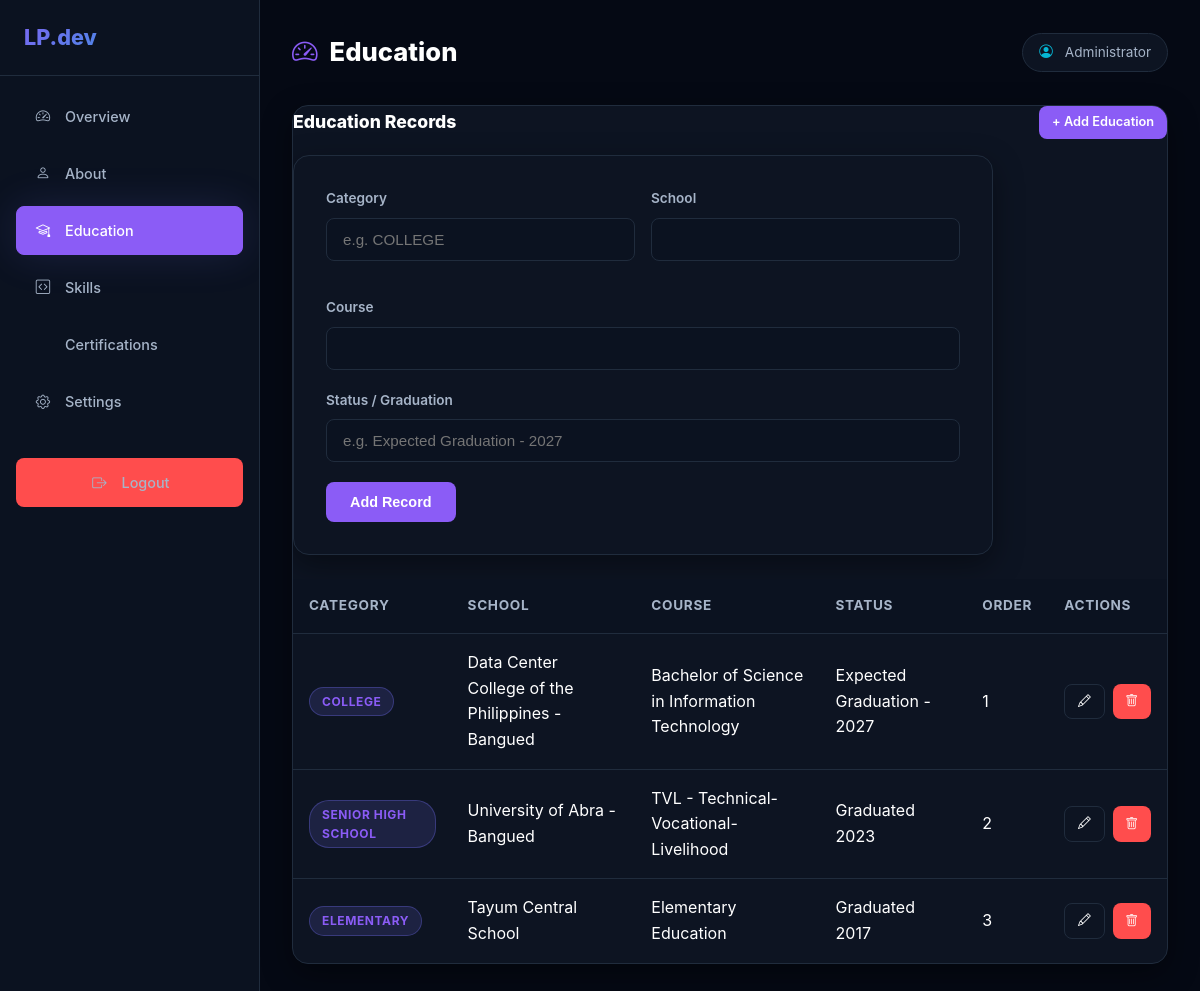
Screenshot of /admin/education.php (signed in) with the database file from the repository.
### tables this page shows
CREATE TABLE `website_settings` (
  `id` int(11) NOT NULL AUTO_INCREMENT,
  `logo_text` varchar(50) NOT NULL DEFAULT 'LP.dev',
  `footer_text` varchar(255) NOT NULL DEFAULT '© 2026 Laurence Andrew B. Perlas. All Rights Reserved.',
  `footer_subtext` varchar(255) NOT NULL DEFAULT 'Built with PHP, MySQL, HTML, CSS & JavaScript.',
  `site_name` varchar(100) NOT NULL DEFAULT 'Laurence Portfolio',
  `updated_at` timestamp NOT NULL DEFAULT current_timestamp() ON UPDATE current_timestamp(),
  PRIMARY KEY (`id`)
);

CREATE TABLE `education` (
  `id` int(11) NOT NULL AUTO_INCREMENT,
  `category` varchar(50) NOT NULL,
  `school` varchar(150) NOT NULL,
  `course` varchar(150) NOT NULL,
  `status` varchar(100) NOT NULL,
  `sort_order` int(11) NOT NULL DEFAULT 0,
  `created_at` timestamp NOT NULL DEFAULT current_timestamp(),
  `updated_at` timestamp NOT NULL DEFAULT current_timestamp() ON UPDATE current_timestamp(),
  PRIMARY KEY (`id`)
);

### includes/functions.php (called while the page is built, shortened)
<?php
require_once __DIR__ . '/../config.php';
if (!function_exists('getSettings')) {
    function getSettings(PDO $pdo): array {
        $stmt = $pdo->query("SELECT * FROM website_settings LIMIT 1");
        return $stmt->fetch() ?: [];
    }
}

### config.php (called while the page is built, shortened)
<?php
if (!function_exists('h')) {
    function h(string $value = null): string {
        return htmlspecialchars((string)$value, ENT_QUOTES | ENT_HTML5, 'UTF-8');
    }
}

### includes/auth.php (called while the page is built, shortened)
<?php
require_once __DIR__ . '/../config.php';
if (!function_exists('isLoggedIn')) {
    function isLoggedIn(): bool {
        return !empty($_SESSION['admin_id']);
    }
}
if (!function_exists('getCurrentAdmin')) {
    function getCurrentAdmin(PDO $pdo): ?array {
        $stmt = $pdo->prepare("SELECT id, username, full_name FROM admins WHERE id = ?");
        $stmt->execute([$_SESSION['admin_id']]);
        return $stmt->fetch();
    }
}

### admin/education.php (the view, shortened to what this page needs)
<?php
require_once __DIR__ . '/header.php';
$editId = null;
$editRow = null;
$education = $pdo->query("SELECT * FROM education ORDER BY sort_order ASC, id ASC")->fetchAll();
?>
    <div class="table-wrap">
        <div style="display:flex; justify-content:space-between; align-items:center; margin-bottom:1rem; flex-wrap:wrap; gap:1rem;">
            <h3 style="font-size:1.1rem; font-weight:800; color:var(--text-main);">Education Records</h3>
            <a href="education.php<?= $editId ? '' : '?add=1' ?>" class="btn btn-sm" style="<?= $editId ? 'display:none' : '' ?>"><?= $editId ? '' : '+ Add Education' ?></a>
        </div>
        <div class="form-card" style="margin-bottom:1.5rem; max-width:700px;">
            <form method="POST" action="">
                <div style="display:grid; grid-template-columns: repeat(auto-fit, minmax(140px, 1fr)); gap:1rem; margin-bottom:1rem;">
                    <div class="form-group">
                        <label>Category</label>
                        <input type="text" name="category" value="<?= h($editRow['category'] ?? '') ?>" required placeholder="e.g. COLLEGE">
                    </div>
                    <div class="form-group">
                        <label>School</label>
                        <input type="text" name="school" value="<?= h($editRow['school'] ?? '') ?>" required>
                    </div>
                </div>
                <div class="form-group">
                    <label>Course</label>
                    <input type="text" name="course" value="<?= h($editRow['course'] ?? '') ?>" required>
                </div>
                <div class="form-group">
                    <label>Status / Graduation</label>
                    <input type="text" name="status" value="<?= h($editRow['status'] ?? '') ?>" required placeholder="e.g. Expected Graduation - 2027">
                </div>
                <button type="submit" class="btn"><?= $editId ? 'Update Record' : 'Add Record' ?></button>
            </form>
        </div>
        <table>
            <thead>
                <tr>
                    <th>Category</th>
                    <th>School</th>
                    <th>Course</th>
                    <th>Status</th>
                    <th>Order</th>
                    <th class="actions-cell">Actions</th>
                </tr>
            </thead>
            <tbody>
                <?php foreach ($education as $edu): ?>
                <tr>
                    <td><span class="badge badge-primary"><?= h($edu['category']) ?></span></td>
                    <td><?= h($edu['school']) ?></td>
                    <td><?= h($edu['course']) ?></td>
                    <td><?= h($edu['status']) ?></td>
                    <td><?= (int)$edu['sort_order'] ?></td>
                    <td class="actions-cell">
                        <div class="btn-group">
                            <a href="education.php?edit=<?= (int)$edu['id'] ?>" class="btn btn-sm btn-outline" title="Edit"><i class="bi bi-pencil"></i></a>
                            <button onclick="return confirmDelete('Delete this education record?')" class="btn btn-sm btn-danger" title="Delete"><i class="bi bi-trash"></i></button>
                        </div>
                    </td>
                </tr>
                <?php endforeach; ?>
            </tbody>
        </table>
    </div>
<?php require_once __DIR__ . '/footer.php'; ?>

### admin/header.php (shortened to what this page needs)
<?php
require_once __DIR__ . '/../includes/auth.php';
require_once __DIR__ . '/../includes/functions.php';
require_once __DIR__ . '/../config/database.php';
require_once __DIR__ . '/../config.php';
$admin = getCurrentAdmin($pdo);
$settings = getSettings($pdo);
?>
<!DOCTYPE html>
<html lang="en">
<head>
    <link rel="stylesheet" href="../assets/css/style.css">
    <link rel="stylesheet" href="https://cdn.jsdelivr.net/npm/bootstrap-icons@1.11.3/font/bootstrap-icons.min.css">
</head>
<body>
<div class="admin-wrap">
    <aside class="admin-sidebar" id="adminSidebar">
        <div class="brand"><?= h($settings['logo_text'] ?? 'LP.dev') ?></div>
        <nav>
            <ul>
                <li><a href="index.php" class="<?= basename($_SERVER['PHP_SELF']) === 'index.php' ? 'active' : '' ?>"><i class="bi bi-speedometer2"></i> Overview</a></li>
                <li><a href="about.php" class="<?= basename($_SERVER['PHP_SELF']) === 'about.php' ? 'active' : '' ?>"><i class="bi bi-person"></i> About</a></li>
                <li><a href="education.php" class="<?= basename($_SERVER['PHP_SELF']) === 'education.php' ? 'active' : '' ?>"><i class="bi bi-mortarboard"></i> Education</a></li>
                <li><a href="skills.php" class="<?= basename($_SERVER['PHP_SELF']) === 'skills.php' ? 'active' : '' ?>"><i class="bi bi-code-square"></i> Skills</a></li>
                <li><a href="certifications.php" class="<?= basename($_SERVER['PHP_SELF']) === 'certifications.php' ? 'active' : '' ?>"><i class="bi bi-diploma"></i> Certifications</a></li>
                <li><a href="settings.php" class="<?= basename($_SERVER['PHP_SELF']) === 'settings.php' ? 'active' : '' ?>"><i class="bi bi-gear"></i> Settings</a></li>
                <li style="margin-top:2rem;"><a href="logout.php" class="btn-logout" style="width:100%; justify-content:center;"><i class="bi bi-box-arrow-right"></i> Logout</a></li>
            </ul>
        </nav>
    </aside>
    <main class="admin-main">
        <div class="admin-header">
            <div>
                <h1><i class="bi bi-speedometer2"></i><?= ucfirst(str_replace('.php', '', basename($_SERVER['PHP_SELF']))) ?></h1>
            </div>
            <div class="user-chip">
                <i class="bi bi-person-circle"></i>
                <span><?= h($admin['full_name'] ?? $admin['username']) ?></span>
            </div>
        </div>

### assets/css/style.css (style rules this page uses)
* { margin: 0; padding: 0; box-sizing: border-box; }
:root { --bg-main: #050914; --bg-secondary: #0B1220; --bg-card: #0D1422; --primary: #7775FF; --primary-glow: rgba(119, 117, 255, 0.35); --secondary: #00D9FF; --text-main: #FFFFFF; --text-secondary: #A6B4C8; --border: #202C3D; --success: #00D9FF; --danger: #FF4D4D; --warning: #F5A623; --radius: 16px; --radius-sm: 8px; --transition: 0.35s cubic-bezier(0.4, 0, 0.2, 1); --shadow: 0 10px 30px rgba(0, 0, 0, 0.4); --shadow-glow: 0 0 40px rgba(119, 117, 255, 0.15); }
html { scroll-behavior: smooth; }
body { background: var(--bg-main); color: var(--text-main); font-family: 'Segoe UI', Inter, -apple-system, BlinkMacSystemFont, 'Roboto', sans-serif; line-height: 1.6; min-height: 100vh; overflow-x: hidden; }
a { text-decoration: none; color: inherit; }
ul { list-style: none; }
body { background: radial-gradient(ellipse at top, #0d1630 0%, #050914 60%); }
body { font-family: 'Inter', 'Segoe UI', sans-serif; }
:root { --primary: #8B5CF6; --secondary: #06B6D4; --primary-glow: rgba(139,92,246,0.4); }

### rows the page displays
website_settings: logo_text "LP.dev"
education: category "COLLEGE", school "Data Center College of the Philippines - Bangued", course "Bachelor of Science in Information Technology", status "Expected Graduation - 2027", sort_order "1"
education: category "SENIOR HIGH SCHOOL", school "University of Abra - Bangued", course "TVL - Technical-Vocational-Livelihood", status "Graduated 2023", sort_order "2"
education: category "ELEMENTARY", school "Tayum Central School", course "Elementary Education", status "Graduated 2017", sort_order "3"

### other values shown
str_replace('.php', '', basename($_SERVER['PHP_SELF'])) "Education"
$admin['full_name'] "Administrator"
